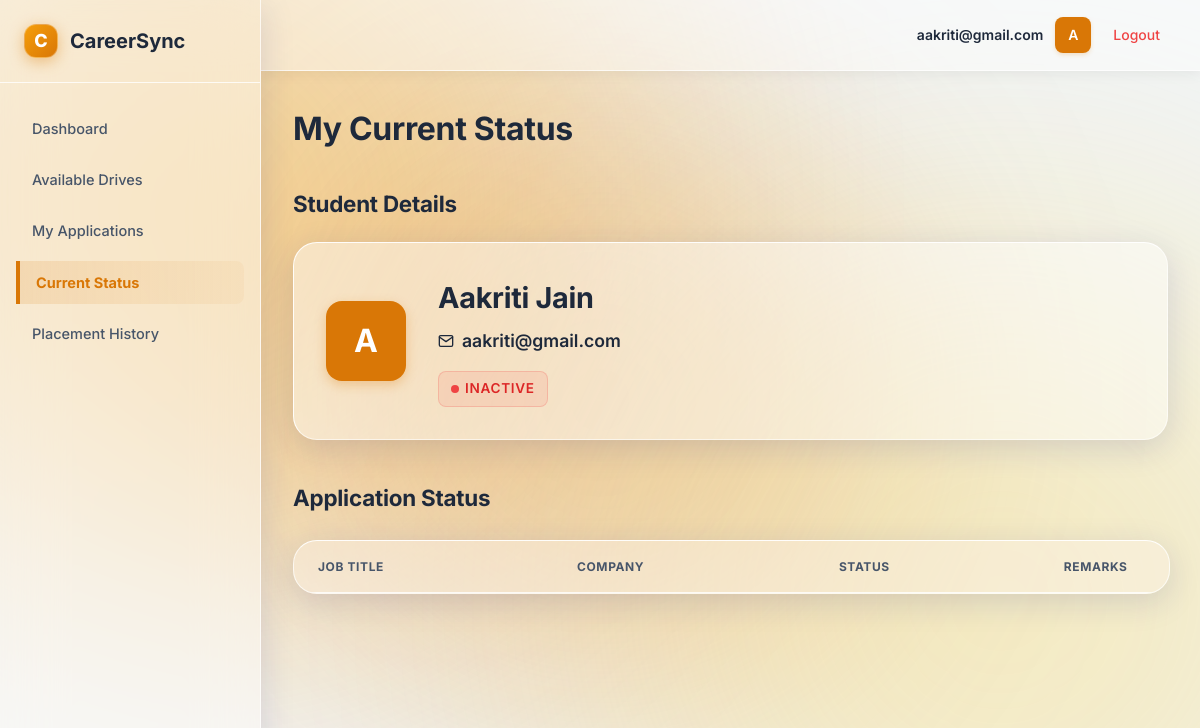
The app's page /student/status (signed in) with its own data.
### models.py (models this page shows)
class Student(db.Model):
    id = db.Column(db.Integer, primary_key = True)
    full_name = db.Column(db.String(100), nullable = False)
    email = db.Column(db.String(100), nullable = False, unique = True)
    pass_hash = db.Column(db.String(100), nullable = False )
    phone_number = db.Column(db.Integer, nullable = False)
    degree = db.Column(db.String(100), nullable = False)
    branch = db.Column(db.String(100), nullable = False)
    cgpa = db.Column(db.Float, nullable = False)
    skills = db.Column(db.String(100), nullable = False)
    resume_filename = db.Column(db.String(100), nullable = False)
    is_active = db.Column(db.Boolean, default = True)
    internship_experience = db.Column(db.String(100))
    co_curricular_achievements = db.Column(db.String(100))
    created_at = db.Column(db.DateTime, default = datetime.now(UTC))
    applications = db.relationship('Application', backref = 'student', lazy = True)
    placements = db.relationship('Placement', backref = 'student', lazy = True)

### app.py (the view)
@app.route("/student/status")
def student_status():
    if not student_logged_in():
        flash("Unauthorized access.")
        return redirect(url_for("login"))
    student = Student.query.get_or_404(session["user_id"])
    applications = Application.query.filter_by(student_id = student.id).all()
    return render_template(
        "student_status.html",
        student = student,
        applications = applications)

### app.py (called while the page is built)
def student_logged_in():
    return "user_id" in session and session.get("role") =="student"

### templates/student_status.html (shortened to what this page needs)
{% extends "base.html" %}
{% block content %}
<h1>My Current Status</h1>
<h2 class="section-title">Student Details</h2>
<div class="student-profile-card">
    <div class="profile-avatar">
        {{ student.full_name[0] if student.full_name else 'S' }}
    </div>
    <div class="profile-info">
        <h3 class="profile-name">{{ student.full_name }}</h3>
        <p class="profile-email">
            {{ student.email }}
        </p>
        {% if student.is_active %}
        <div class="status-badge status-active">
            <span class="indicator"></span> Active
        </div>
        {% else %}
        <div class="status-badge status-inactive">
            <span class="indicator"></span> Inactive
        </div>
        {% endif %}
    </div>
</div>
<h2 class="section-title">Application Status</h2>
<table>
    <tr>
        <th>Job Title</th>
        <th>Company</th>
        <th>Status</th>
        <th>Remarks</th>
    </tr>
</table>
{% endblock %}

### templates/base.html (shortened to what this page needs)
<!DOCTYPE html>
<html lang="en">
<head>
</head>
<body>
    <div class="bg-orb"></div>
    <div class="app-layout">
        {% block sidebar %}
        <aside class="sidebar">
            <div class="sidebar-header">
                <div class="logo-icon">C</div>
                CareerSync
            </div>
            <nav class="sidebar-nav">
                {% if session.get('role') == 'admin' %}
                <a href="{{ url_for('admin_dashboard') }}" class="{{ 'active' if request.endpoint == 'admin_dashboard' else '' }}">Dashboard</a>
                <a href="{{ url_for('admin_companies') }}" class="{{ 'active' if request.endpoint == 'admin_companies' else '' }}">Manage Companies</a>
                <a href="{{ url_for('admin_drives') }}" class="{{ 'active' if request.endpoint == 'admin_drives' else '' }}">Placement Drives</a>
                <a href="{{ url_for('admin_students') }}" class="{{ 'active' if request.endpoint == 'admin_students' else '' }}">Manage Students</a>
                <a href="{{ url_for('admin_applications') }}" class="{{ 'active' if request.endpoint == 'admin_applications' else '' }}">View Applications</a>
                <a href="{{ url_for('admin_placements') }}" class="{{ 'active' if request.endpoint == 'admin_placements' else '' }}">Placement History</a>
                <a href="{{ url_for('admin_change_password') }}" class="{{ 'active' if request.endpoint == 'admin_change_password' else '' }}">Change Password</a>
                {% elif session.get('role') == 'student' %}
                <a href="{{ url_for('student_dashboard') }}" class="{{ 'active' if request.endpoint == 'student_dashboard' else '' }}">Dashboard</a>
                <a href="{{ url_for('student_drives') }}" class="{{ 'active' if request.endpoint == 'student_drives' else '' }}">Available Drives</a>
                <a href="{{ url_for('student_applications') }}" class="{{ 'active' if request.endpoint == 'student_applications' else '' }}">My Applications</a>
                <a href="{{ url_for('student_status') }}" class="{{ 'active' if request.endpoint == 'student_status' else '' }}">Current Status</a>
                <a href="{{ url_for('student_history') }}" class="{{ 'active' if request.endpoint == 'student_history' else '' }}">Placement History</a>
                {% endif %}
            </nav>
        </aside>
        {% endblock %}
        <div class="main-wrapper">
            {% block topbar %}
            <header class="topbar">
                <div class="user-profile">
                    {% if session.get('role') %}
                    <span>{{ session.get('user_name', session.get('role') | title) }}</span>
                    <div class="user-avatar">{{ session.get('user_name', session.get('role'))[0] | upper }}</div>
                    <a href="{{ url_for('logout') }}" style="color: #ef4444; margin-left: 10px;">Logout</a>
                    {% else %}
                    <span>Guest User</span>
                    <div class="user-avatar" style="background:#cbd5e1; color: #475569;">G</div>
                    {% endif %}
                </div>
            </header>
            {% endblock %}
            {% block page_container %}
            <div class="container">
                {% block content %}{% endblock %}
            </div>
            {% endblock %}
        </div>
    </div>
</body>
</html>

### templates/student_status.html (style rules this page uses)
.student-profile-card { background: var(--bg-glass); backdrop-filter: blur(30px); -webkit-backdrop-filter: blur(30px); border-radius: var(--radius-lg); padding: 32px; border: 1px solid var(--border-glass); border-top: 1px solid rgba(255, 255, 255, 0.9); border-left: 1px solid rgba(255, 255, 255, 0.9); box-shadow: var(--shadow-glass); display: flex; align-items: center; gap: 32px; margin-bottom: 40px; transition: transform 0.2s ease, box-shadow 0.2s ease; position: relative; overflow: hidden; }
.profile-avatar { width: 80px; height: 80px; border-radius: 16px; background: var(--primary); color: #ffffff; display: flex; align-items: center; justify-content: center; font-size: 32px; font-weight: 700; box-shadow: 0 4px 12px var(--shadow-primary-30); flex-shrink: 0; text-transform: uppercase; }
.profile-info { flex: 1; }
.profile-name { font-size: 1.8rem; font-weight: 700; color: var(--text-main); margin: 0 0 6px 0; letter-spacing: -0.01em; }
.profile-email { font-size: 1.1rem; color: var(--text-main); margin: 0 0 16px 0; display: flex; align-items: center; gap: 8px; font-weight: 600; }
.status-badge { display: inline-flex; align-items: center; gap: 6px; padding: 6px 12px; border-radius: 8px; font-size: 0.85rem; font-weight: 600; text-transform: uppercase; letter-spacing: 0.05em; }
.status-inactive { background: rgba(239, 68, 68, 0.1); color: #dc2626; border: 1px solid rgba(239, 68, 68, 0.2); }
.indicator { width: 8px; height: 8px; border-radius: 50%; }
.status-inactive .indicator { background: #EF4444; }
.section-title { font-size: 1.4rem; font-weight: 700; margin-bottom: 20px; margin-top: 32px; color: var(--text-main); }

### records on screen
Student: get "aakriti@gmail.com", full_name "A", full_name "Aakriti Jain", email "aakriti@gmail.com"

### other values on screen
{{ session.get('user_name', session.get('role'))[0] | upper }} "A"
